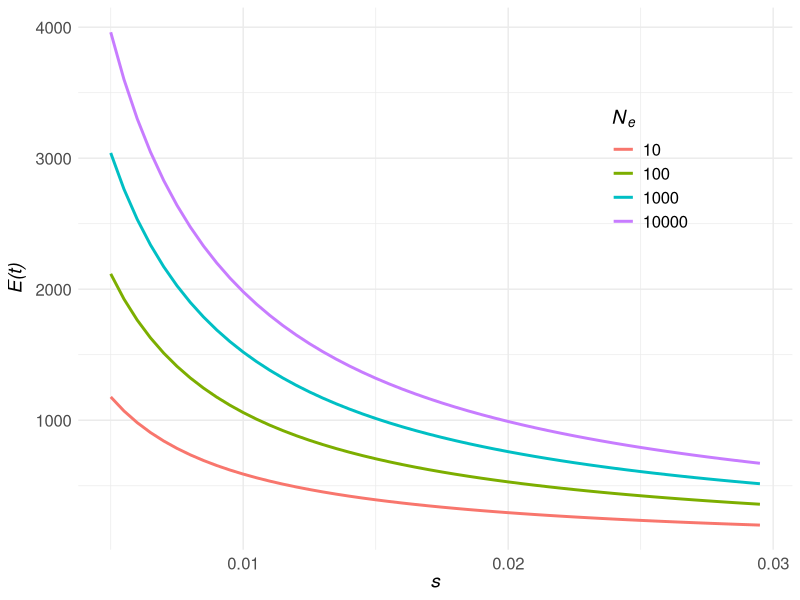
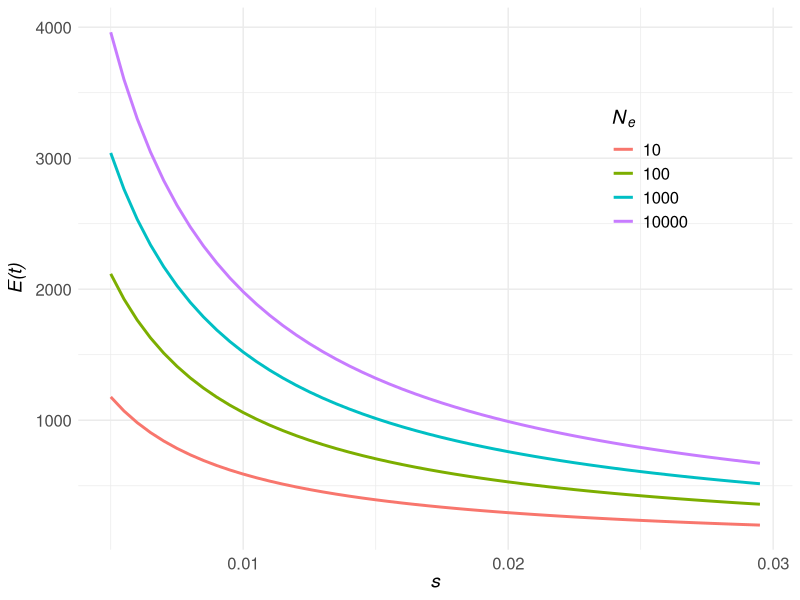

Write the R code that produced these figures, in order.
# Plot of time to fixation for advantageous allele
# Jeff Oliver
# jcoliver@arizona.edu
# 2021-07-14

library(dplyr)
# library(tidyr)
library(ggplot2)

fix_time <- function(N, s) {
  return((2 * log(x = 2 * N - 1) ) / s)
}

N_vector <- c(10, 100, 1000, 10000)
s_vector <- seq(0.005, by = 0.0005, length = 50)

df <- NULL
for (i in 1:length(N_vector)) {
  f_t <- fix_time(N = N_vector[i], s_vector)
  f_t_df <- data.frame(N = N_vector[i],
                       s = s_vector,
                       ftime = f_t)
  if (is.null(df)) {
    df <- f_t_df
  } else {
    df <- df %>%
      bind_rows(f_t_df)
  }
}

df$N_fac <- factor(df$N)

t_plot <- ggplot(data = df,
                 mapping = aes(x = s, 
                               y = ftime, 
                               color = N_fac,
                               group = N_fac)) +
  geom_line(size = 1) +
  xlab(label = expression(italic("s"))) +
  ylab(label = expression(italic("E(t)"))) +
  scale_color_discrete(name = expression(italic(N[e]))) +
  theme_minimal() +
  theme(axis.title = element_text(size = 14),
        axis.text = element_text(size = 12),
        legend.position = c(0.8, 0.7),
        legend.title = element_text(size = 14),
        legend.text = element_text(size = 12))
t_plot

ggsave(filename = "output/fixation-time-boxplot.png", 
       plot = t_plot)
